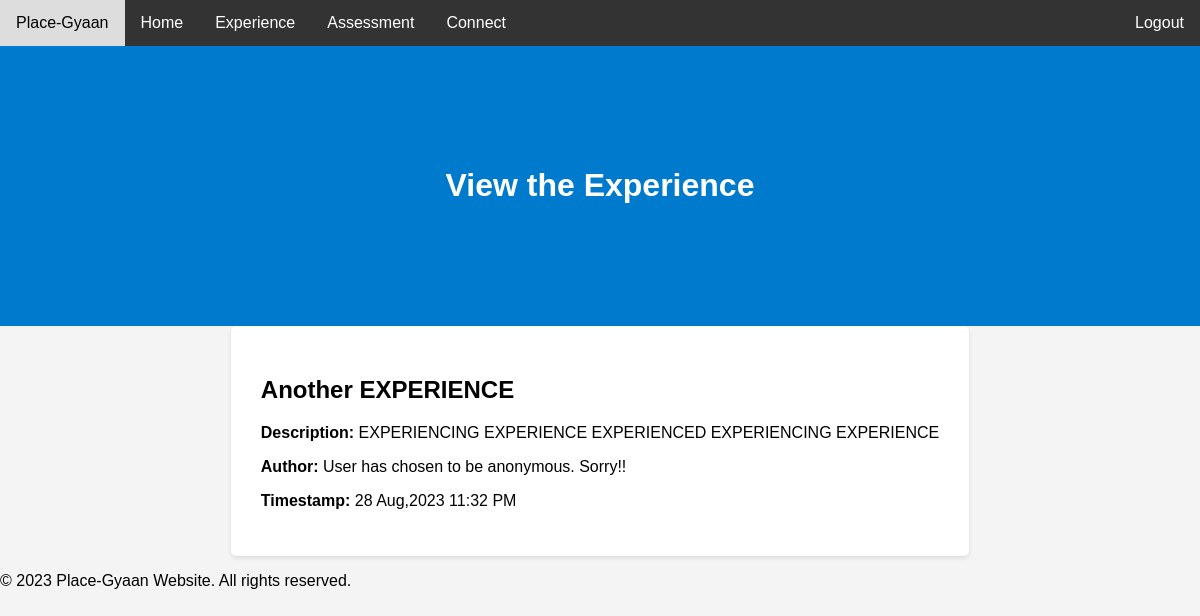
Page /view_experience/2 (signed in) on the committed database.
### main/models.py (models this page shows)
class Experience(Base):
	__tablename__="Experience"
	id = Column(Integer, primary_key=True,autoincrement=True)
	title = Column(String(255), unique=True, nullable=False)
	description = Column(String(255), nullable=False)
	auth_id = Column(Integer, ForeignKey('User.id'), nullable=False)
	anonymous = Column(Boolean, default=False)
	timestamp = Column(String(80), default=0)

### main/controllers.py (the view)
@app.route('/view_experience/<int:exp_id>')
@auth_required()
def view_experience(exp_id):
    experience = Experience.query.get(exp_id)
    user=User.query.filter_by(id=experience.auth_id).first()
    return render_template('view_experience.html', experience=experience,username=user.username,timestamp=extract_time(experience.timestamp))

### main/controllers.py (called while the page is built)
def extract_time(timestamp):
  time_and_date=dt.datetime.strptime(str(timestamp).split(".")[0],"%Y-%m-%d %H:%M:%S")
  return dt.datetime.strftime(time_and_date,"%d %b,%Y %I:%M %p")

### main/templates/view_experience.html (shortened to what this page needs)
{% extends "whole.html" %}
{% block welcome %}
<div class="header">
        <h1>View the Experience</h1>
    </div>
{% endblock %}
{% block content %}
<div class="exp-id-container">
    <h2>{{ experience.title }}</h2>
    <p><strong>Description:</strong> {{ experience.description }}</p>
    <p><strong>Author:</strong> {{ "User has chosen to be anonymous. Sorry!!" if experience.anonymous else username }}</p>
    <p><strong>Timestamp:</strong> {{ timestamp }}</p>
</div>
{% endblock %}

### main/templates/view_experience.html (style rules this page uses)
.exp-id-container { max-width: 800px; margin: 0 auto; padding: 30px; background-color: #fff; border-radius: 5px; box-shadow: 0 2px 4px rgba(0, 0, 0, 0.1); }

### main/templates/whole.html (style rules this page uses)
body { font-family: Arial, sans-serif; margin: 0; padding: 0; background-color: #f4f4f4; }
.header { text-align: center; padding: 100px; background-color: #007ACC; }
.header h1 { color: white; }

### rows in the picture
Experience: title "Another EXPERIENCE", description "EXPERIENCING EXPERIENCE EXPERIENCED EXPERIENCING EXPERIENCE", anonymous "User has chosen to be anonymous. Sorry!!"

### other values in the picture
{{ timestamp }} "28 Aug,2023 11:32 PM"
